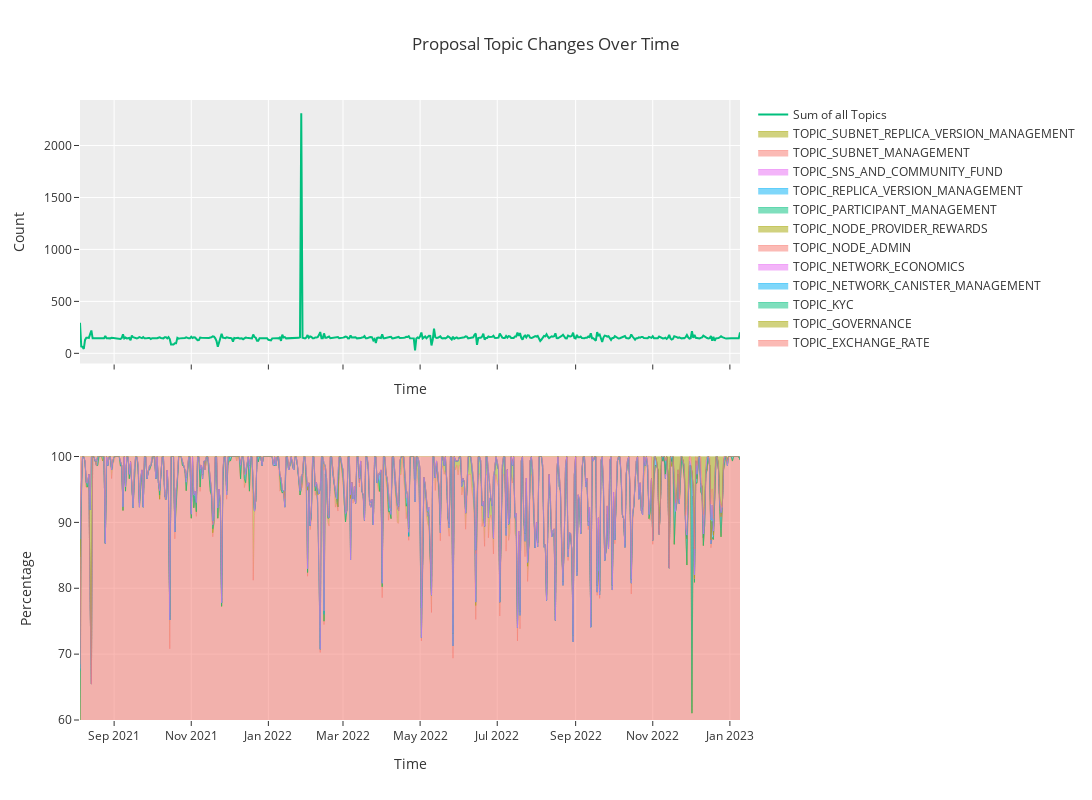

Notebook source saved alongside this figure:
### Code cell
fig = make_subplots(rows=2, cols=1, shared_xaxes=True)

for topic in topics:
    fig.add_trace(go.Scatter(
        x=topic_time_stats['updated_at'],
        y=topic_time_stats[topic],
        mode='lines',
        line=dict(width=0.5),
        stackgroup='one',
        groupnorm='percent',
        name=topic,
    ), row=2, col=1)

fig.add_traces(
    go.Line(x=topic_time_stats['updated_at'], y=topic_time_stats['sum'], name='Sum of all Topics'))

fig.update_layout(
    dict(title='Proposal Topic Changes Over Time', width=1200, height=800))

# fig.update_layout(yaxis_range=(0, 100))
fig.update_xaxes(title='Time')

fig['layout']['yaxis2'].update(title='Percentage', range=[60, 100])
fig['layout']['yaxis1'].update(title='Count')

fig.show()
with open('figures/topic_area_chart.html', 'w') as f:
    f.write(fig.to_html())

### Figure 1 — Plotly figure (JSON) as saved in the notebook; plotly's stock layout.template omitted (floating-point values rounded to 4 significant figures; data arrays with more than 128 entries replaced by an {"elided": "..."} marker saying what was removed)
{"data": [{"groupnorm": "percent", "line": {"width": 0.5}, "mode": "lines", "name": "TOPIC_EXCHANGE_RATE", "stackgroup": "one", "type": "scatter", "x": {"elided": "523 str values"}, "xaxis": "x2", "y": {"elided": "523 int values"}, "yaxis": "y2"}, {"groupnorm": "percent", "line": {"width": 0.5}, "mode": "lines", "name": "TOPIC_GOVERNANCE", "stackgroup": "one", "type": "scatter", "x": {"elided": "523 str values"}, "xaxis": "x2", "y": {"elided": "523 int values"}, "yaxis": "y2"}, {"groupnorm": "percent", "line": {"width": 0.5}, "mode": "lines", "name": "TOPIC_KYC", "stackgroup": "one", "type": "scatter", "x": {"elided": "523 str values"}, "xaxis": "x2", "y": {"elided": "523 int values"}, "yaxis": "y2"}, {"groupnorm": "percent", "line": {"width": 0.5}, "mode": "lines", "name": "TOPIC_NETWORK_CANISTER_MANAGEMENT", "stackgroup": "one", "type": "scatter", "x": {"elided": "523 str values"}, "xaxis": "x2", "y": {"elided": "523 int values"}, "yaxis": "y2"}, {"groupnorm": "percent", "line": {"width": 0.5}, "mode": "lines", "name": "TOPIC_NETWORK_ECONOMICS", "stackgroup": "one", "type": "scatter", "x": {"elided": "523 str values"}, "xaxis": "x2", "y": {"elided": "523 int values"}, "yaxis": "y2"}, {"groupnorm": "percent", "line": {"width": 0.5}, "mode": "lines", "name": "TOPIC_NODE_ADMIN", "stackgroup": "one", "type": "scatter", "x": {"elided": "523 str values"}, "xaxis": "x2", "y": {"elided": "523 int values"}, "yaxis": "y2"}, {"groupnorm": "percent", "line": {"width": 0.5}, "mode": "lines", "name": "TOPIC_NODE_PROVIDER_REWARDS", "stackgroup": "one", "type": "scatter", "x": {"elided": "523 str values"}, "xaxis": "x2", "y": {"elided": "523 int values"}, "yaxis": "y2"}, {"groupnorm": "percent", "line": {"width": 0.5}, "mode": "lines", "name": "TOPIC_PARTICIPANT_MANAGEMENT", "stackgroup": "one", "type": "scatter", "x": {"elided": "523 str values"}, "xaxis": "x2", "y": {"elided": "523 int values"}, "yaxis": "y2"}, {"groupnorm": "percent", "line": {"width": 0.5}, "mode": "lines", "name": "TOPIC_REPLICA_VERSION_MANAGEMENT", "stackgroup": "one", "type": "scatter", "x": {"elided": "523 str values"}, "xaxis": "x2", "y": {"elided": "523 int values"}, "yaxis": "y2"}, {"groupnorm": "percent", "line": {"width": 0.5}, "mode": "lines", "name": "TOPIC_SNS_AND_COMMUNITY_FUND", "stackgroup": "one", "type": "scatter", "x": {"elided": "523 str values"}, "xaxis": "x2", "y": {"elided": "523 int values"}, "yaxis": "y2"}, {"groupnorm": "percent", "line": {"width": 0.5}, "mode": "lines", "name": "TOPIC_SUBNET_MANAGEMENT", "stackgroup": "one", "type": "scatter", "x": {"elided": "523 str values"}, "xaxis": "x2", "y": {"elided": "523 int values"}, "yaxis": "y2"}, {"groupnorm": "percent", "line": {"width": 0.5}, "mode": "lines", "name": "TOPIC_SUBNET_REPLICA_VERSION_MANAGEMENT", "stackgroup": "one", "type": "scatter", "x": {"elided": "523 str values"}, "xaxis": "x2", "y": {"elided": "523 int values"}, "yaxis": "y2"}, {"name": "Sum of all Topics", "type": "scatter", "x": {"elided": "523 str values"}, "y": {"elided": "523 int values"}}], "layout": {"height": 800, "title": {"text": "Proposal Topic Changes Over Time"}, "width": 1200, "xaxis": {"anchor": "y", "domain": [0, 1], "matches": "x2", "showticklabels": false, "title": {"text": "Time"}}, "xaxis2": {"anchor": "y2", "domain": [0, 1], "title": {"text": "Time"}}, "yaxis": {"anchor": "x", "domain": [0.575, 1], "title": {"text": "Count"}}, "yaxis2": {"anchor": "x2", "domain": [0, 0.425], "range": [60, 100], "title": {"text": "Percentage"}}}}
